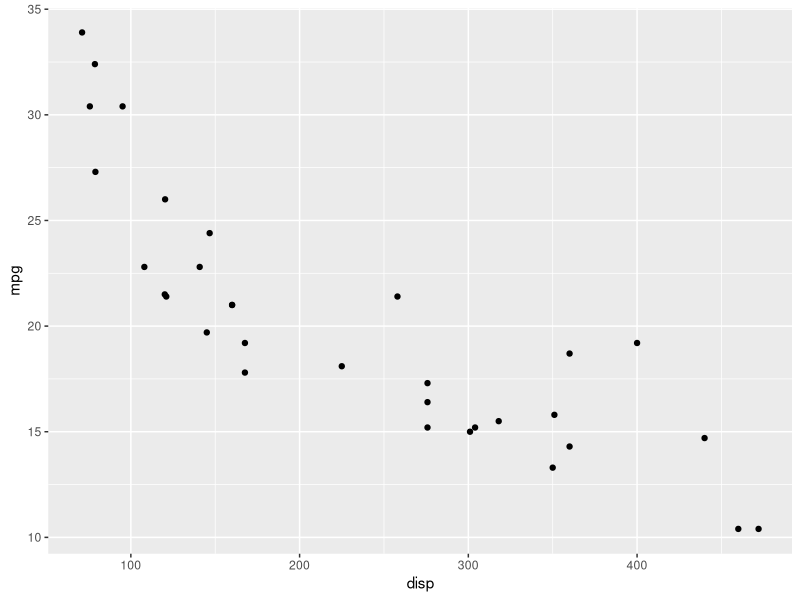
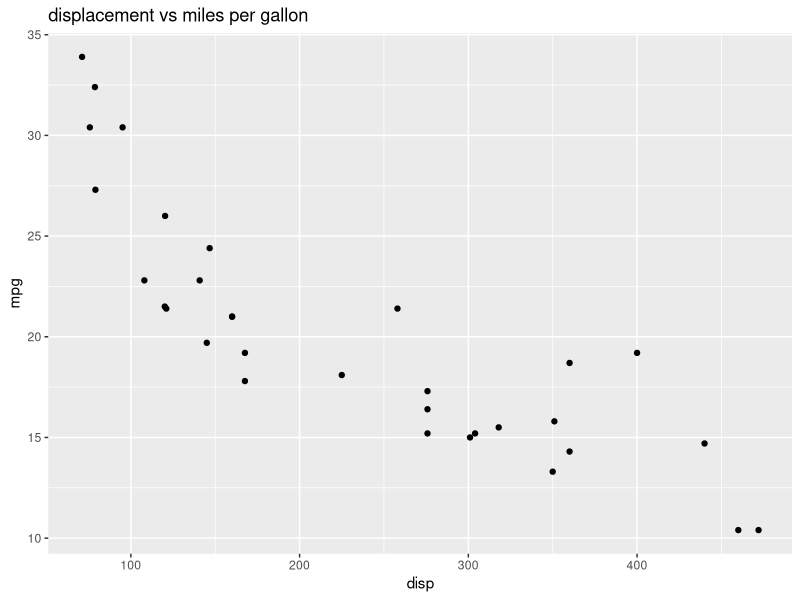
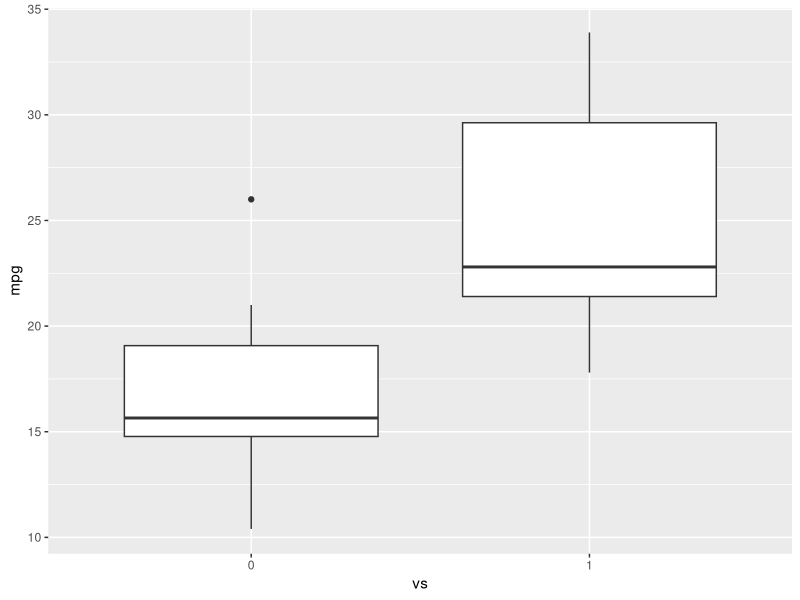
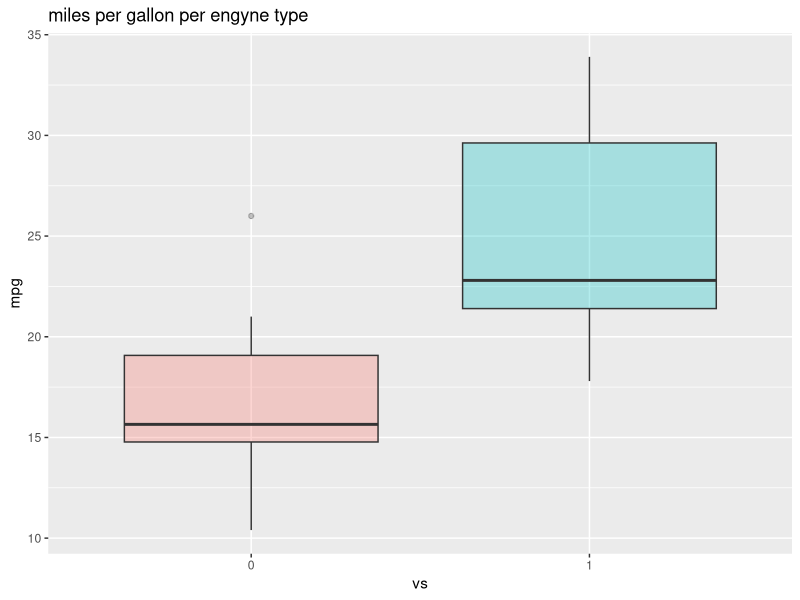
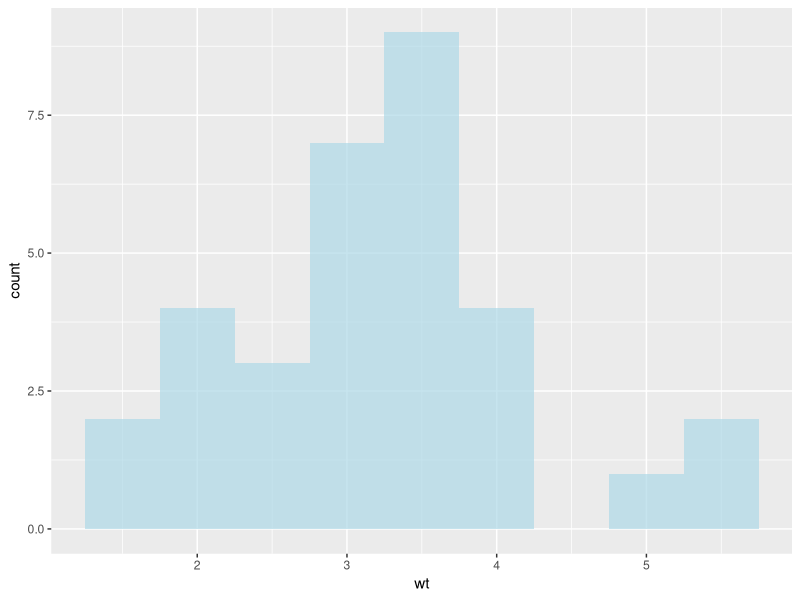

Write the R code that produced these figures, in order.
library(datasets)
#Load Data
data(mtcars)
#View first 5 rows
head(mtcars, 5)

#load ggplot package
library(ggplot2)

#create a scatterplot of displacement (disp) and miles per gallon (mpg)

ggplot(aes(x=disp,y=mpg,),data=mtcars)+geom_point()

#Add a title

ggplot(aes(x=disp,y=mpg,),data=mtcars)+geom_point()+ggtitle("displacement vs miles per gallon")

#make vs a factor
mtcars$vs <- as.factor(mtcars$vs)

#create boxplot of the distribution for v-shaped and straight Engine

ggplot(aes(x=vs, y=mpg), data = mtcars) + geom_boxplot()

ggplot(aes(x=vs, y=mpg, fill = vs), data = mtcars) + 
  geom_boxplot(alpha=0.3) +
  theme(legend.position="none") + ggtitle("miles per gallon per engyne type")

ggplot(aes(x=wt),data=mtcars) + geom_histogram(binwidth=0.5, alpha=0.7, fill = "lightblue")